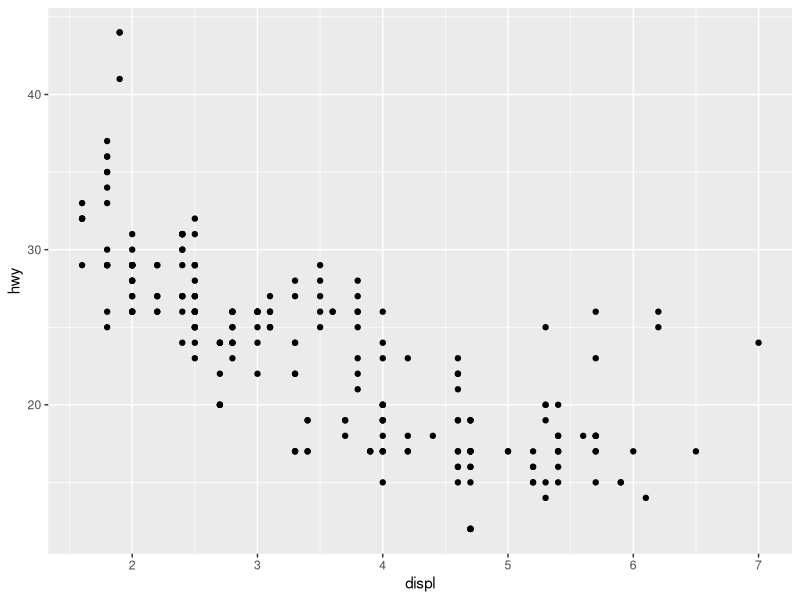
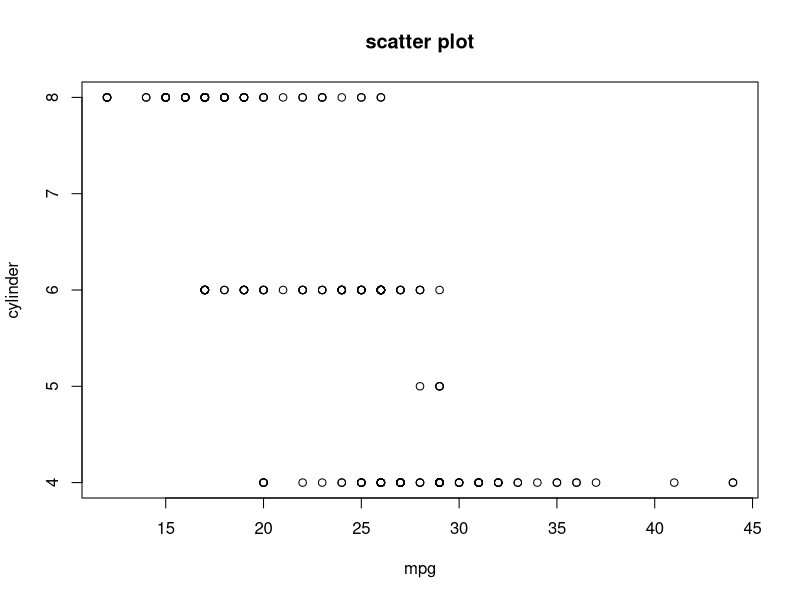
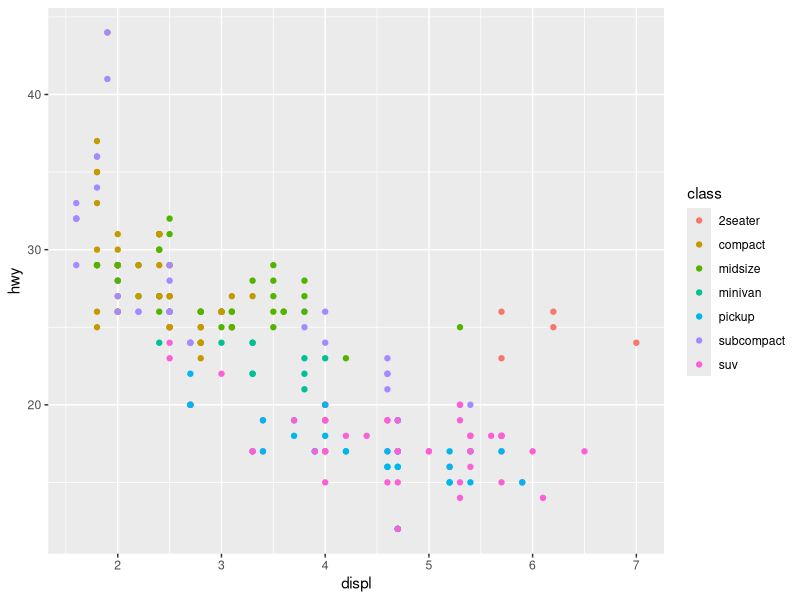
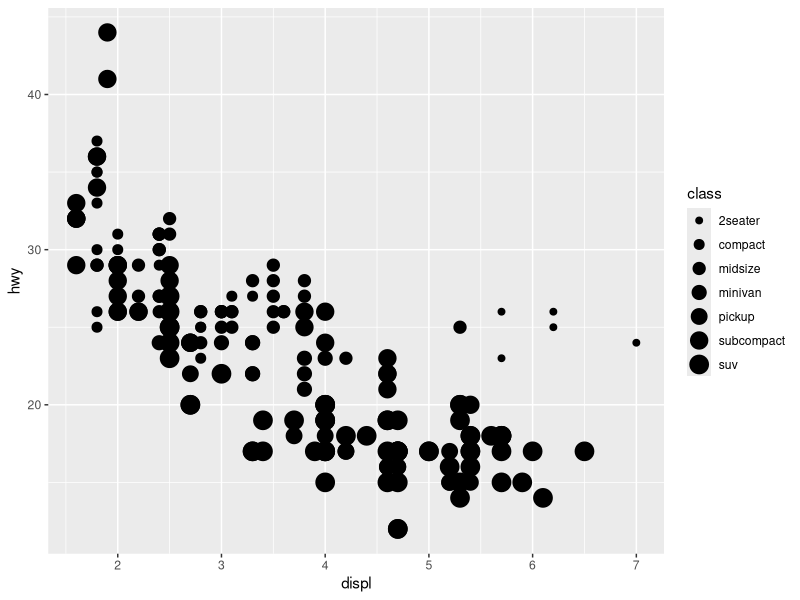

The R source for these figures, in order:
## ---- chunk 1
knitr::opts_chunk$set(echo = FALSE)
## ---- chunk 2
library(tidyverse)
## ---- chunk 3
class(mpg)
str(mpg)
mpg
## ---- chunk 4
library(ggplot2)
ggplot(data = mpg)+
  geom_point(mapping = aes(x =displ, y = hwy  ))

## ---- chunk 5

# 3.2.4 Exercises 4

plot(mpg$hwy, mpg$cyl, main = "scatter plot", xlab = "mpg", ylab = "cylinder")
## ---- chunk 6
ggplot(data = mpg)+
  geom_point(mapping = aes(x =displ, y = hwy, color = class  ))

## ---- chunk 7
ggplot(data = mpg) + 
  geom_point(mapping = aes(x = displ, y = hwy, size = class))
